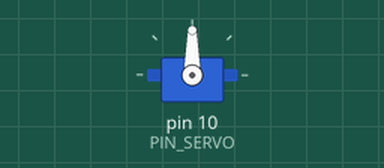
Simulated run of this sketch. Board: Arduino Uno, built with avr-gcc and run on an emulated ATmega328P. Shown: servo.

Above: at 0.55 s.
At 1.5 s:
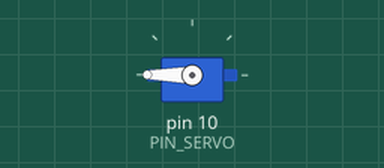
Timing chart, 0 to 4.0 s (numbered marks = the images above):
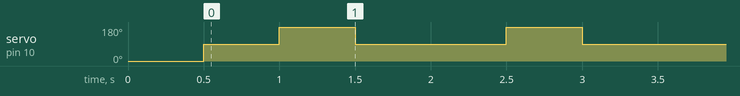

The sketch:

10_example_2.ino
```cpp
#include <Servo.h>
#define PIN_SERVO 10

Servo myservo;

void setup() {
  myservo.attach(PIN_SERVO);
  myservo.write(0);
  delay(500);
}

void loop() {
  // add code here.
  myservo.write(90);
  delay(500);
  myservo.write(180);
  delay(500);
  myservo.write(90);
  delay(500);
}
```

Measured:
- by itself, servo on pin 10 (PIN_SERVO): repeats every 1.5 s: 180° 0.50 s, 90° 1.0 s
